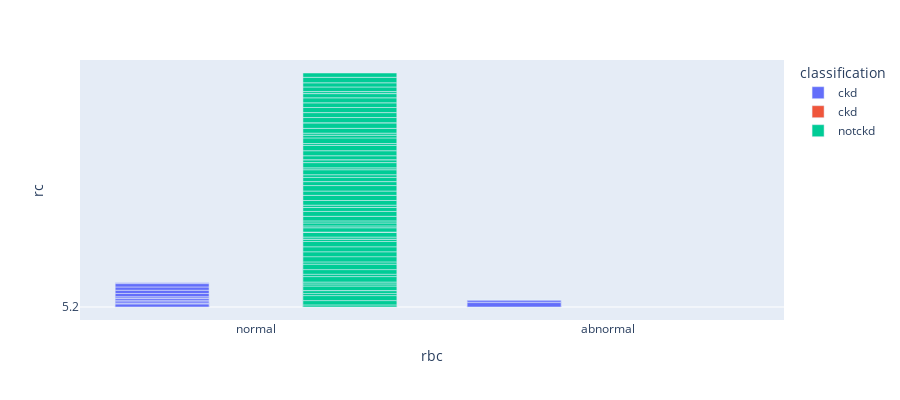

Notebook cell for this chart:
### Code cell
fig = px.bar(kidney, x="rbc", y="rc",color='classification', barmode='group',height=400)
fig.show()

### Figure 1 — Plotly figure (JSON) as saved in the notebook; plotly's stock layout.template omitted (floating-point values rounded to 4 significant figures; data arrays with more than 128 entries replaced by an {"elided": "..."} marker saying what was removed)
{"data": [{"alignmentgroup": "True", "hovertemplate": "classification=ckd<br>rbc=%{x}<br>rc=%{y}<extra></extra>", "legendgroup": "ckd", "marker": {"color": "#636efa", "pattern": {"shape": ""}}, "name": "ckd", "offsetgroup": "ckd", "orientation": "v", "showlegend": true, "textposition": "auto", "type": "bar", "x": {"elided": "248 str values"}, "xaxis": "x", "y": {"elided": "248 str values"}, "yaxis": "y"}, {"alignmentgroup": "True", "hovertemplate": "classification=ckd\t<br>rbc=%{x}<br>rc=%{y}<extra></extra>", "legendgroup": "ckd\t", "marker": {"color": "#EF553B", "pattern": {"shape": ""}}, "name": "ckd\t", "offsetgroup": "ckd\t", "orientation": "v", "showlegend": true, "textposition": "auto", "type": "bar", "x": [null, "normal"], "xaxis": "x", "y": ["2.5", null], "yaxis": "y"}, {"alignmentgroup": "True", "hovertemplate": "classification=notckd<br>rbc=%{x}<br>rc=%{y}<extra></extra>", "legendgroup": "notckd", "marker": {"color": "#00cc96", "pattern": {"shape": ""}}, "name": "notckd", "offsetgroup": "notckd", "orientation": "v", "showlegend": true, "textposition": "auto", "type": "bar", "x": {"elided": "150 str values"}, "xaxis": "x", "y": {"elided": "150 str values"}, "yaxis": "y"}], "layout": {"barmode": "group", "height": 400, "legend": {"title": {"text": "classification"}, "tracegroupgap": 0}, "margin": {"t": 60}, "xaxis": {"anchor": "y", "domain": [0, 1], "title": {"text": "rbc"}}, "yaxis": {"anchor": "x", "domain": [0, 1], "title": {"text": "rc"}}}}
